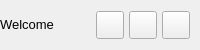
           <widget class="QFrame" name="contentTopBg">
            <property name="minimumSize">
             <size>
              <width>0</width>
              <height>50</height>
             </size>
            </property>
            <property name="maximumSize">
             <size>
              <width>16777215</width>
              <height>50</height>
             </size>
            </property>
            <property name="frameShape">
             <enum>QFrame::NoFrame</enum>
            </property>
            <property name="frameShadow">
             <enum>QFrame::Raised</enum>
            </property>
            <layout class="QHBoxLayout" name="horizontalLayout">
             <property name="spacing">
              <number>0</number>
             </property>
             <property name="leftMargin">
              <number>0</number>
             </property>
             <property name="topMargin">
              <number>0</number>
             </property>
             <property name="rightMargin">
              <number>10</number>
             </property>
             <property name="bottomMargin">
              <number>0</number>
             </property>
             <item>
              <widget class="QFrame" name="leftBox">
               <property name="sizePolicy">
                <sizepolicy hsizetype="Expanding" vsizetype="Preferred">
                 <horstretch>0</horstretch>
                 <verstretch>0</verstretch>
                </sizepolicy>
               </property>
               <property name="frameShape">
                <enum>QFrame::NoFrame</enum>
               </property>
               <property name="frameShadow">
                <enum>QFrame::Raised</enum>
               </property>
               <layout class="QHBoxLayout" name="horizontalLayout_3">
                <property name="spacing">
                 <number>0</number>
                </property>
                <property name="leftMargin">
                 <number>0</number>
                </property>
                <property name="topMargin">
                 <number>0</number>
                </property>
                <property name="rightMargin">
                 <number>0</number>
                </property>
                <property name="bottomMargin">
                 <number>0</number>
                </property>
                <item>
                 <widget class="QLabel" name="titleRightInfo">
                  <property name="sizePolicy">
                   <sizepolicy hsizetype="Preferred" vsizetype="Expanding">
                    <horstretch>0</horstretch>
                    <verstretch>0</verstretch>
                   </sizepolicy>
                  </property>
                  <property name="maximumSize">
                   <size>
                    <width>16777215</width>
                    <height>45</height>
                   </size>
                  </property>
                  <property name="font">
                   <font>
                    <family>Segoe UI</family>
                    <pointsize>10</pointsize>
                    <italic>false</italic>
                    <bold>false</bold>
                   </font>
                  </property>
                  <property name="text">
                   <string>Welcome</string>
                  </property>
                  <property name="alignment">
                   <set>Qt::AlignLeading|Qt::AlignLeft|Qt::AlignVCenter</set>
                  </property>
                 </widget>
                </item>
               </layout>
              </widget>
             </item>
             <item alignment="Qt::AlignRight">
              <widget class="QFrame" name="rightButtons">
               <property name="minimumSize">
                <size>
                 <width>0</width>
                 <height>28</height>
                </size>
               </property>
               <property name="frameShape">
                <enum>QFrame::NoFrame</enum>
               </property>
               <property name="frameShadow">
                <enum>QFrame::Raised</enum>
               </property>
               <layout class="QHBoxLayout" name="horizontalLayout_2">
                <property name="spacing">
                 <number>5</number>
                </property>
                <property name="leftMargin">
                 <number>0</number>
                </property>
                <property name="topMargin">
                 <number>0</number>
                </property>
                <property name="rightMargin">
                 <number>0</number>
                </property>
                <property name="bottomMargin">
                 <number>0</number>
                </property>
                <item>
                 <widget class="QPushButton" name="minimizeAppBtn">
                  <property name="minimumSize">
                   <size>
                    <width>28</width>
                    <height>28</height>
                   </size>
                  </property>
                  <property name="maximumSize">
                   <size>
                    <width>28</width>
                    <height>28</height>
                   </size>
                  </property>
                  <property name="cursor">
                   <cursorShape>PointingHandCursor</cursorShape>
                  </property>
                  <property name="toolTip">
                   <string>Minimize</string>
                  </property>
                  <property name="text">
                   <string/>
                  </property>
                  <property name="icon">
                   <iconset resource="../../project/pirate/resources.qrc">
                    <normaloff>:/icons/images/icons/icon_minimize.png</normaloff>:/icons/images/icons/icon_minimize.png</iconset>
                  </property>
                  <property name="iconSize">
                   <size>
                    <width>20</width>
                    <height>20</height>
                   </size>
                  </property>
                 </widget>
                </item>
                <item>
                 <widget class="QPushButton" name="maximizeRestoreAppBtn">
                  <property name="minimumSize">
                   <size>
                    <width>28</width>
                    <height>28</height>
                   </size>
                  </property>
                  <property name="maximumSize">
                   <size>
                    <width>28</width>
                    <height>28</height>
                   </size>
                  </property>
                  <property name="font">
                   <font>
                    <family>Segoe UI</family>
                    <pointsize>10</pointsize>
                    <italic>false</italic>
                    <bold>false</bold>
                    <stylestrategy>PreferDefault</stylestrategy>
                   </font>
                  </property>
                  <property name="cursor">
                   <cursorShape>PointingHandCursor</cursorShape>
                  </property>
                  <property name="toolTip">
                   <string>Maximize</string>
                  </property>
                  <property name="text">
                   <string/>
                  </property>
                  <property name="icon">
                   <iconset resource="../../project/pirate/resources.qrc">
                    <normaloff>:/icons/images/icons/icon_maximize.png</normaloff>:/icons/images/icons/icon_maximize.png</iconset>
                  </property>
                  <property name="iconSize">
                   <size>
                    <width>20</width>
                    <height>20</height>
                   </size>
                  </property>
                 </widget>
                </item>
                <item>
                 <widget class="QPushButton" name="closeAppBtn">
                  <property name="minimumSize">
                   <size>
                    <width>28</width>
                    <height>28</height>
                   </size>
                  </property>
                  <property name="maximumSize">
                   <size>
                    <width>28</width>
                    <height>28</height>
                   </size>
                  </property>
                  <property name="cursor">
                   <cursorShape>PointingHandCursor</cursorShape>
                  </property>
                  <property name="toolTip">
                   <string>Close</string>
                  </property>
                  <property name="text">
                   <string/>
                  </property>
                  <property name="icon">
                   <iconset resource="../../project/pirate/resources.qrc">
                    <normaloff>:/icons/images/icons/icon_close.png</normaloff>:/icons/images/icons/icon_close.png</iconset>
                  </property>
                  <property name="iconSize">
                   <size>
                    <width>20</width>
                    <height>20</height>
                   </size>
                  </property>
                 </widget>
                </item>
               </layout>
              </widget>
             </item>
            </layout>
           </widget>
